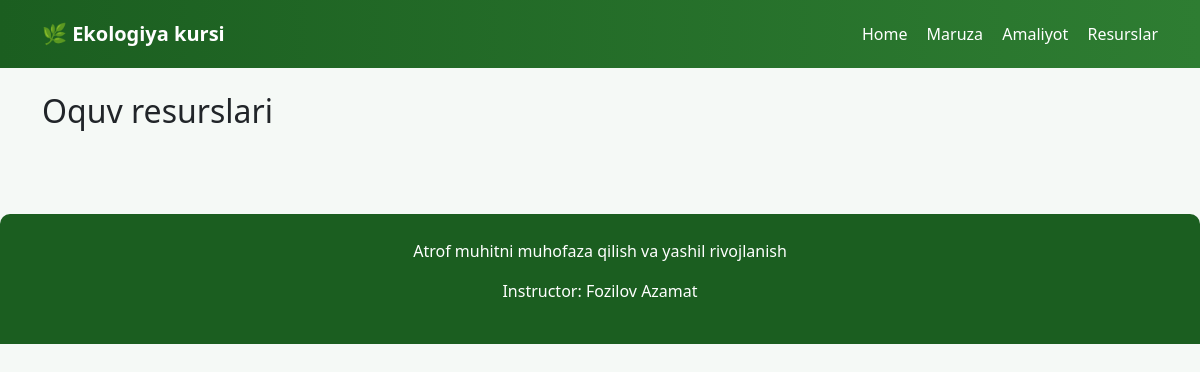
The page /resurslar/ on the database as committed earlier.
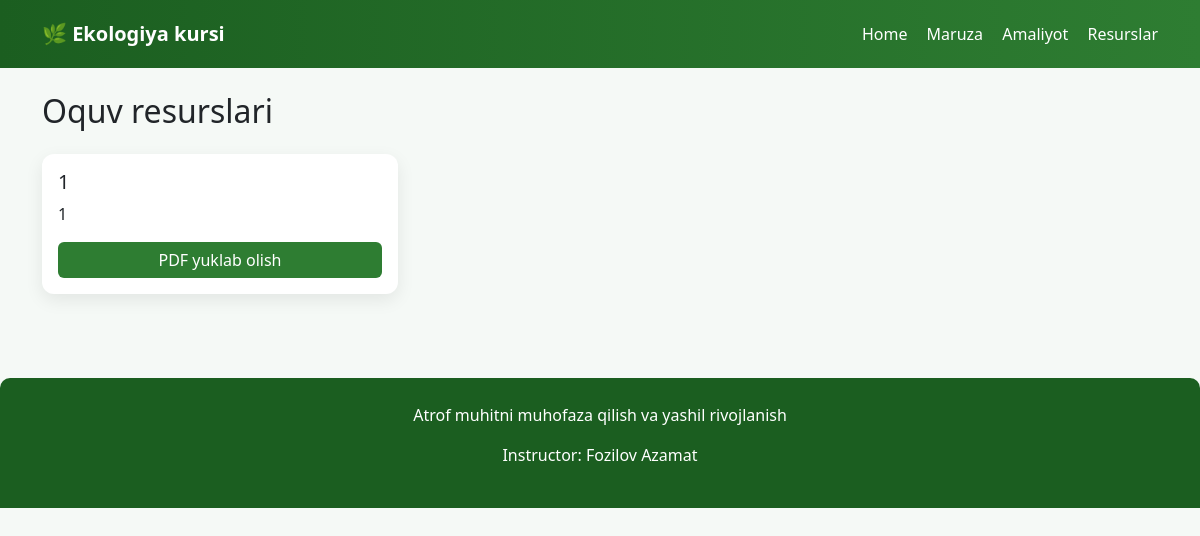
The same page on the database as committed later.
### courses/models.py (models this page shows, shortened)
class Resource(models.Model):
    title = models.CharField(max_length=200)
    description = models.TextField()
    pdf = models.FileField(upload_to="resources/")

### courses/views.py (the view)
# urls.py: path('resurslar/', views.resources),
def resources(request):
    resources = Resource.objects.all()
    return render(request,"resources.html",{"resources":resources})

### courses/templates/resources.html
{% extends "base.html" %}
{% block content %}
<h2 class="mt-4 mb-4">Oquv resurslari</h2>
<div class="row">
{% for r in resources %}
<div class="col-md-4 mb-4">
<div class="card p-3">
<h5>{{ r.title }}</h5>
<p>{{ r.description }}</p>
<a href="{{ r.pdf.url }}" class="btn btn-green">
PDF yuklab olish
</a>
</div>
</div>
{% endfor %}
</div>
{% endblock %}

Rows that differ between the two databases and show on the page:
added Resource: title "1", description "1"
